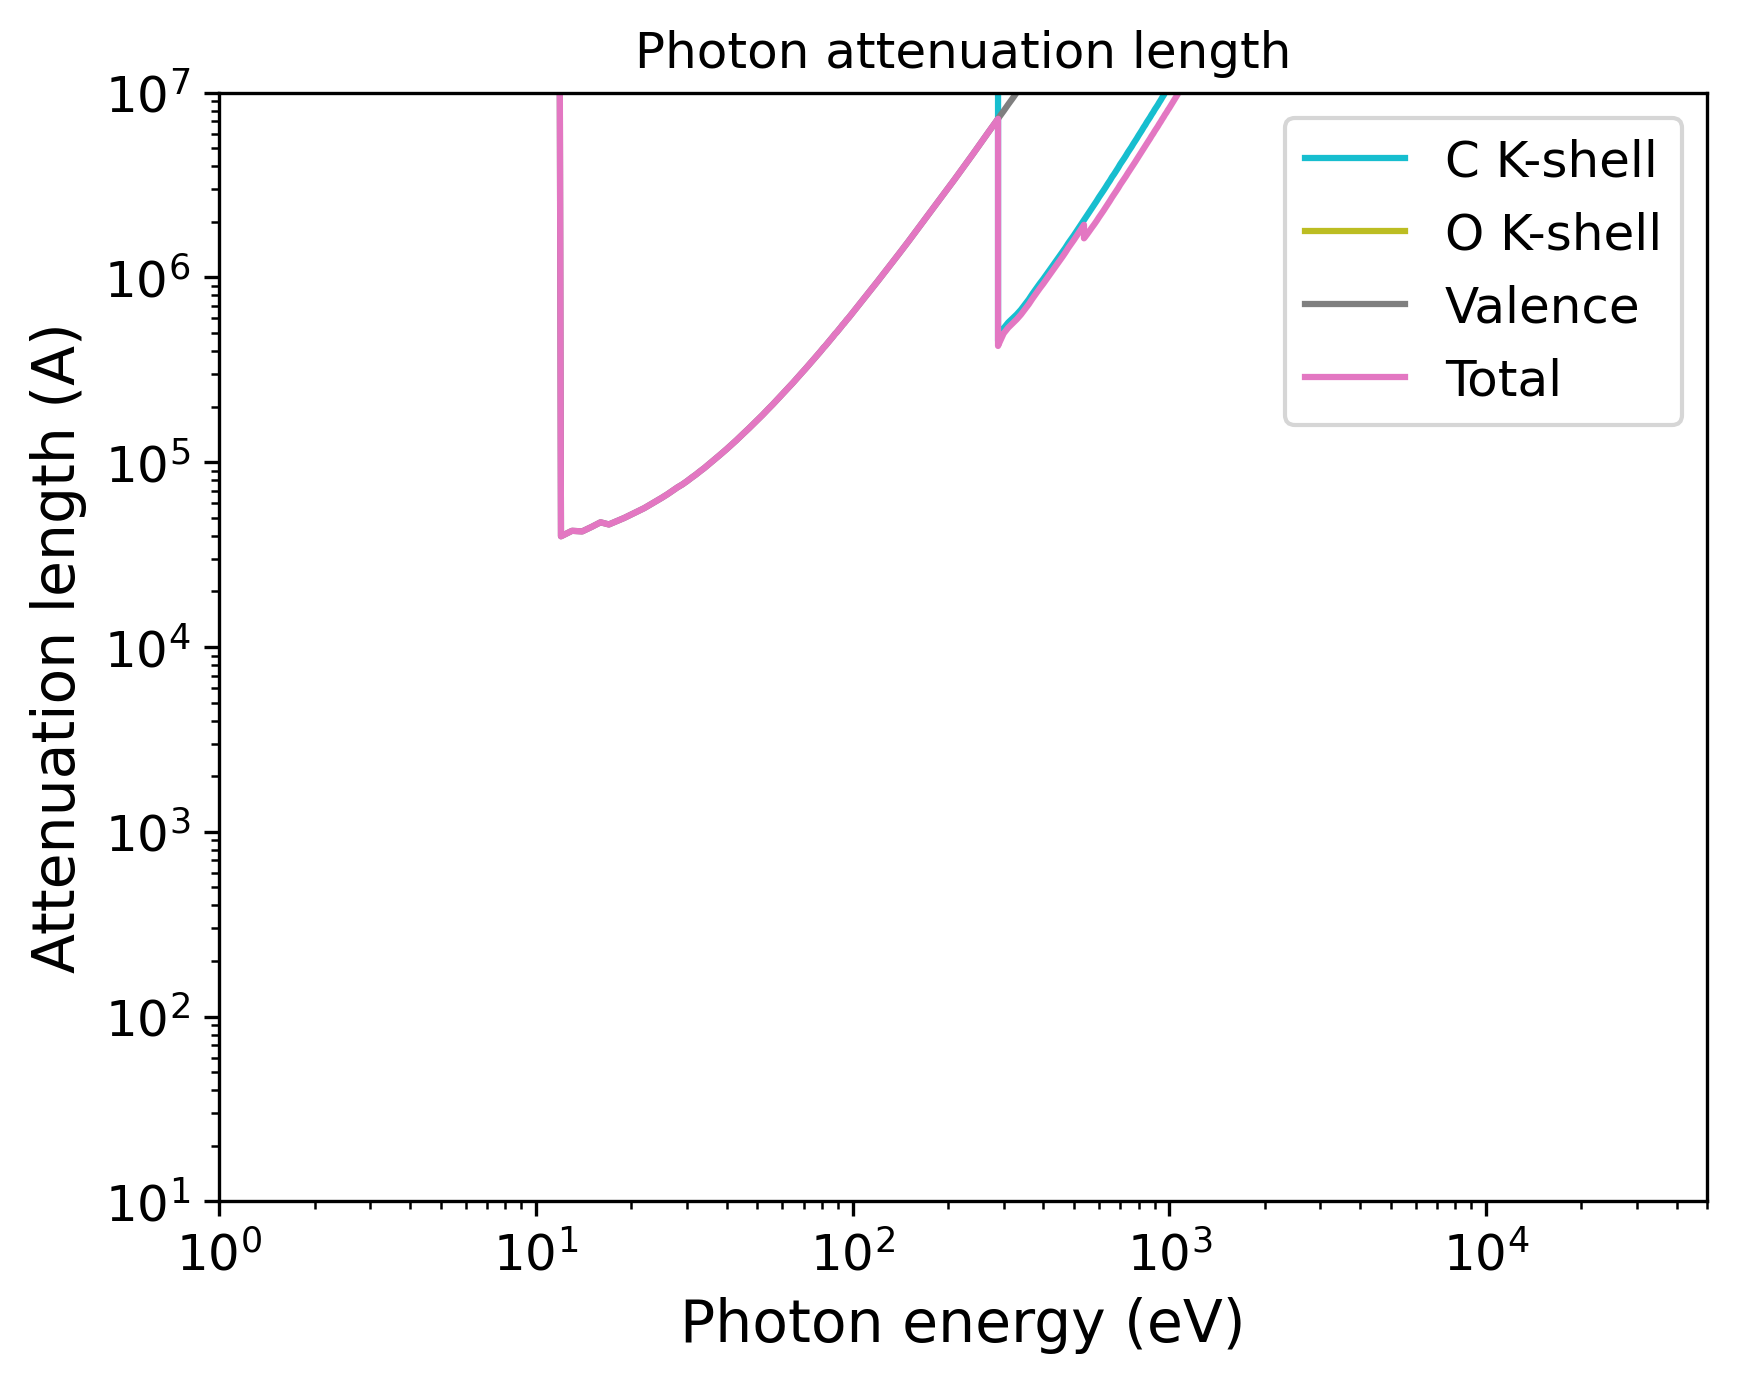

Recreate this plot in Python.
import pandas as pd
import numpy as np
import matplotlib.pyplot as plt
import matplotlib.cm as cm
# Set the format:
plt.xlabel("Photon energy (eV)", fontsize=14)
plt.ylabel("Attenuation length (A)", fontsize=14)
plt.xticks(fontsize=12)
plt.yticks(fontsize=12)
plt.grid(False)
# Set the axes:
# Read the output file:
df = pd.read_csv(r"OUTPUT_C_mobius_Photon_IMFP.dat", sep=r'\s+', header=None, comment="#", skipinitialspace=True)
plt.xscale("log")
plt.yscale("log")
# Prepare the plot:
columns_to_plot = [ 1, 2, 3, 4]
labels = [ "C K-shell", "O K-shell", "Valence", "Total"]
# Create N distinct colors from a colormap
N = len(columns_to_plot)
colors = plt.cm.tab10(np.linspace(1, 0, 10))
# Set line styles:
linestyles = [ "-", "-", "-", "-"]
for i, col in enumerate(columns_to_plot):
    color = colors[i % len(colors)]
    ls    = linestyles[i % len(linestyles)]
    label = labels[i % len(labels)]
    plt.plot(df.iloc[:, 0], df.iloc[:, col],
    color=color,
    label=label,
    linestyle=ls)
plt.xlim(1.00000000,50000.00000000)
plt.ylim(10.00000000,10000000.00000000)
plt.title("Photon attenuation length")
plt.legend(loc="best", fontsize=12)
# Save the plot in this format:
plt.savefig("OUTPUT_MFP_photon.png", dpi=300, bbox_inches="tight")
